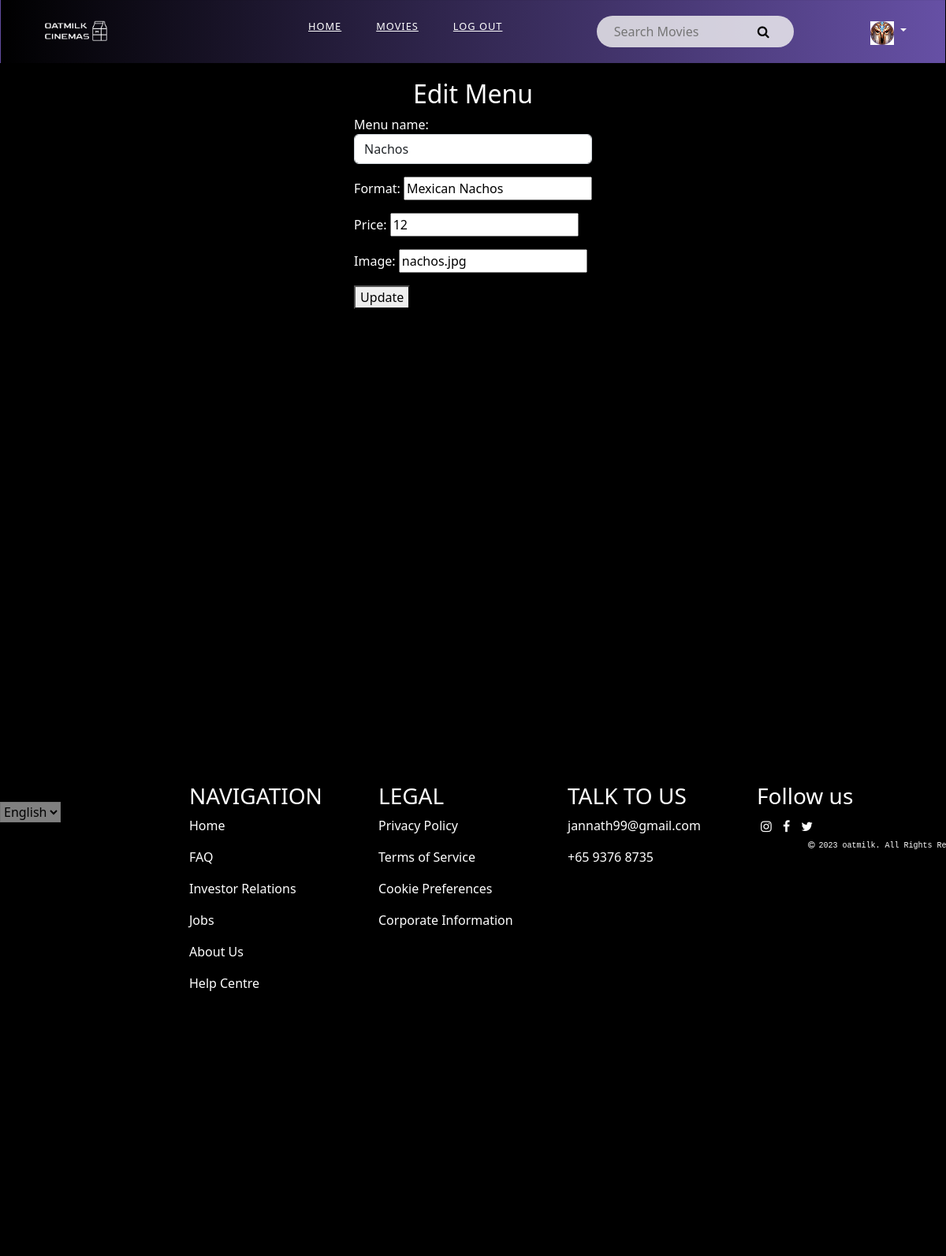
Page /editThatMenu.php?menu_id=2 (signed in) on the committed database.
### tables this page shows
CREATE TABLE `food_beverage` (
  `menu_id` int(10) NOT NULL,
  `item_name` varchar(50) NOT NULL,
  `description` varchar(200) NOT NULL,
  `price` int(10) NOT NULL,
  `image` varchar(50) NOT NULL
);

### editThatMenuController.php (called while the page is built, shortened)
<?php
class menuUpdateController {
    private $conn;
    public function __construct($conn) {
        $this->conn = $conn;
    }
    public function editMenuDetails($menu_id) {
        $menuId = mysqli_real_escape_string($this->conn, $menu_id);
        $sql = "SELECT * FROM food_beverage WHERE menu_id = '$menuId'";
        $result = mysqli_query($this->conn, $sql);
        $menuDetails = mysqli_fetch_assoc($result);
        return $menuDetails;
    }
}
?>

### editThatMenu.php (the view, shortened to what this page needs)
<?php
include("DBTicketBooking.php");
include("editThatMenuController.php");
include("navBar.php");
$menuEditController = new menuUpdateController($conn);
?>
<!DOCTYPE html>
<html>
<head>
    <link rel="stylesheet" href="homestylesheet.css" />
    <link href="https://cdn.jsdelivr.net/npm/bootstrap@5.2.3/dist/css/bootstrap.min.css" rel="stylesheet"
>
    <link rel="stylesheet" href="https://cdnjs.cloudflare.com/ajax/libs/font-awesome/4.7.0/css/font-awesome.min.css">
</head>
<body>
    <div class="header">
        <h2>Edit Menu</h2>
    </div>
    <div class="table-container">
    <?php
    if (isset($_GET['menu_id'])) {
        $id = $_GET['menu_id'];
        $result = $menuEditController->editMenuDetails($id);
        if ($result) {
        ?>
        <div class=table-body>
            <form action="editThatMenu.php?menu_id=<?php echo $_GET['menu_id']; ?>" method="POST">
                <div class="mb-3">
                    <label for="item_name">Menu name:</label>
                    <input type="text" name="item_name" value="<?= $result['item_name'] ?>" placeholder="Enter the Item"
                        Required class="form-control">
                </div>
                <div class="mb-3">
                    <label for="description">Format:</label>
                    <input type="text" name="description" value="<?= $result['description'] ?>"
                        placeholder="Enter the description" Required>
                </div>
                <div class="mb-3">
                    <label for="price">Price:</label>
                    <input type="number" name="price" value="<?= $result['price'] ?>" placeholder="Enter the Price"
                        Required>
                </div>
                <div class="mb-3">
                    <label for="image">Image:</label>
                    <input type="text" name="image" value="<?= $result['image'] ?>" placeholder="Enter the image"
                        Required>
                </div>
                <div class="mb-3">
                    <button type="submit" name="update" value="update">Update</button>
                </div>
            </form>
            <?php
        }
        else
        {
            echo "<h4>No record Found</h4>";
        }
    }
    else
    {
        echo "<h4>Something went wrong</h4>";
    }
    ?>
        </div>
    </div>
    <?php include("footer.php");?>
</body>
</html>

### homestylesheet.css (style rules this page uses)
body { background-size:cover; height: 100vh; background-position: center; color:#f2f2f2; background-color: black; }
* { box-sizing: border-box; }

### editThatMenu.php (style rules this page uses)
.header { text-align: center; margin-top: 100px; }
body { background-color: black; color: white; }
.table-container { display: flex; justify-content: center; }

### rows in the picture
food_beverage: item_name "Nachos", description "Mexican Nachos", price "12", image "nachos.jpg"
